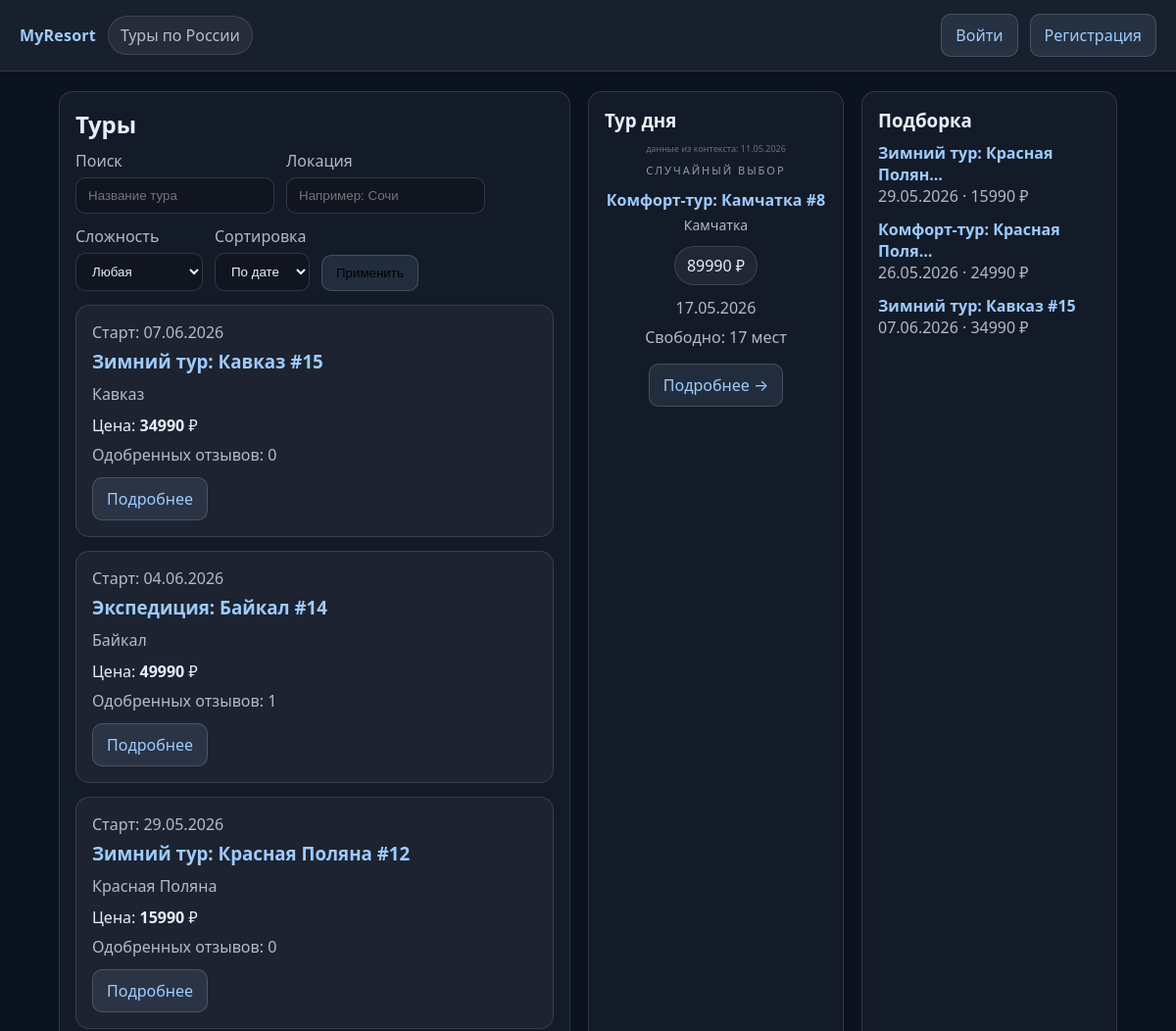
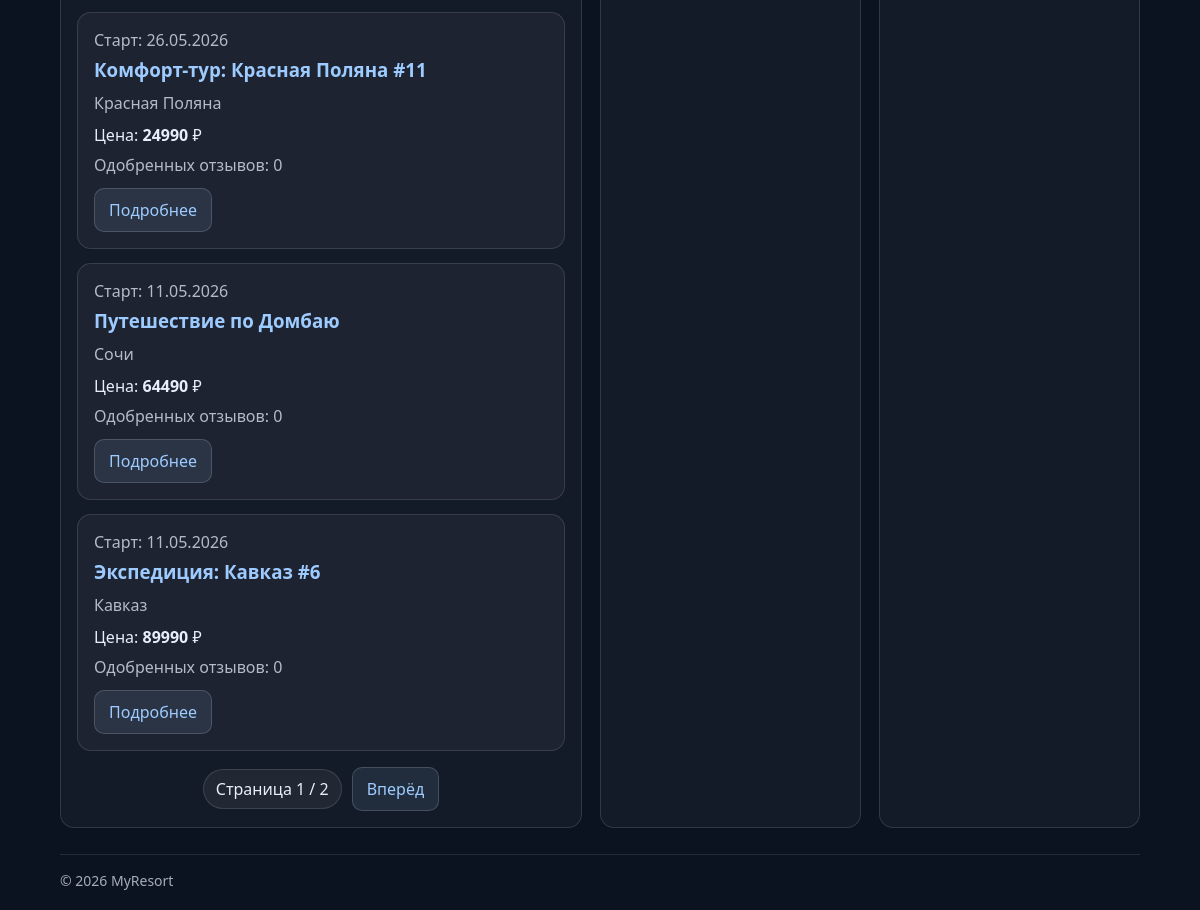
The page / on the database its author committed (2 pictures, top to bottom).
### resorts/models.py (models this page shows, shortened)
class Tour(models.Model):
    DIFFICULTY_CHOICES = [
        ("beginner", "Начинающий"),
        ("intermediate", "Средний"),
        ("advanced", "Продвинутый"),
        ("expert", "Эксперт"),
    ]
    title = models.CharField(max_length=200, verbose_name="Название тура")
    description = models.TextField(verbose_name="Описание", blank=True)
    location = models.CharField(
        max_length=150,
        blank=True,
        verbose_name="Локация/направление",
    )
    difficulty_level = models.CharField(
        max_length=20,
        choices=DIFFICULTY_CHOICES,
        default="intermediate",
        verbose_name="Уровень сложности",
    )
    start_date = models.DateField(verbose_name="Дата начала")
    end_date = models.DateField(verbose_name="Дата окончания")
    price = models.DecimalField(
        max_digits=10,
        decimal_places=2,
        verbose_name="Стоимость тура (руб.)",
    )
    capacity = models.PositiveIntegerField(
        default=20,
        verbose_name="Максимальное количество человек",
    )
    main_image = models.ImageField(
        upload_to="tours/",
        null=True,
        blank=True,
        verbose_name="Главное изображение",
    )
    created_at = models.DateTimeField(auto_now_add=True, verbose_name="Дата создания")
    updated_at = models.DateTimeField(auto_now=True, verbose_name="Дата обновления")
    created_by = models.ForeignKey(
        User,
        on_delete=models.SET_NULL,
        null=True,
        blank=True,
        related_name="created_tours",
        verbose_name="Кто создал",
    )
    objects = TourManager()
    class Meta:
        verbose_name = "Тур"
        verbose_name_plural = "Туры"
        ordering = ["-start_date", "-id"]
    def get_absolute_url(self):
        return reverse("resorts:tour_detail", kwargs={"pk": self.pk})
    @property
    def booked_people(self) -> int:
        return (
            self.bookings.exclude(status="cancelled")
            .aggregate(total=models.Sum("people_count"))
            .get("total")
            or 0
        )
    @property
    def free_places(self) -> int:
        return max(0, int(self.capacity) - int(self.booked_people))

### resorts/views.py (the view)
# urls.py: path("", views.tour_list, name="tour_list"),
def tour_list(request):
    qs = (
        Tour.objects.upcoming()
        .filter(title__icontains=request.GET.get("q", "").strip())
        .filter(location__icontains=request.GET.get("location", "").strip())
    )
    difficulty = request.GET.get("difficulty", "").strip()
    if difficulty:
        qs = qs.filter(difficulty_level=difficulty)
    qs = qs.exclude(reviews__moderation_status="rejected")
    sort = request.GET.get("sort", "date")
    if sort == "price":
        qs = qs.order_by("price", "-start_date")
    else:
        qs = qs.order_by("-start_date", "-id")
    qs = qs.annotate(
        approved_reviews=Count(
            "reviews",
            filter=Q(reviews__moderation_status="approved"),
            distinct=True,
        )
    )
    paginator = Paginator(qs, 6)
    page = request.GET.get("page", 1)
    try:
        tours_page = paginator.page(page)
    except PageNotAnInteger:
        tours_page = paginator.page(1)
    except EmptyPage:
        tours_page = paginator.page(paginator.num_pages)
    return render(
        request,
        "resorts/tour_list.html",
        {
            "tours_page": tours_page,
            "difficulty_choices": Tour.DIFFICULTY_CHOICES,
            "now": timezone.now(),
            "today": timezone.localdate(),
        },
    )

### resorts/models.py (called while the page is built)
    def upcoming(self):
        return self.filter(end_date__gte=timezone.localdate())

    def get_queryset(self):
        return TourQuerySet(self.model, using=self._db)

    def upcoming(self):
        return self.get_queryset().upcoming()

### resorts/templatetags/resort_tags.py (called while the page is built)
@register.simple_tag
def current_year():
    return timezone.localdate().year

@register.inclusion_tag("resorts/_tour_of_day.html", takes_context=True)
def tour_of_day(context):
    today = context.get("today", timezone.localdate())
    upcoming_tours = list(Tour.objects.upcoming())
    if upcoming_tours:
        random_tour = random.choice(upcoming_tours)
    else:
        random_tour = None
    return {
        "tour_of_day": random_tour,
        "today": today,
        "from_context": "today" in context
    }

@register.simple_tag
def featured_tours(limit=3):
    return Tour.objects.upcoming().order_by("price", "-start_date")[: int(limit)]

### resorts/templates/resorts/tour_list.html (shortened to what this page needs)
{% extends "resorts/base.html" %}
{% load resort_tags %}
{% block content %}
  <div class="grid" style="display: grid; grid-template-columns: 2fr 1fr 1fr; gap: 18px;">
    <div class="card">
      <h2 style="margin:0 0 10px 0;">Туры</h2>
      <form method="get" class="row" style="margin: 10px 0 14px 0;">
        <div>
          <label class="muted">Поиск</label><br>
          <input name="q" value="{{ request.GET.q }}" placeholder="Название тура">
        </div>
        <div>
          <label class="muted">Локация</label><br>
          <input name="location" value="{{ request.GET.location }}" placeholder="Например: Сочи">
        </div>
        <div>
          <label class="muted">Сложность</label><br>
          <select name="difficulty">
            <option value="">Любая</option>
          </select>
        </div>
        <div>
          <label class="muted">Сортировка</label><br>
          <select name="sort">
            <option value="date" {% if request.GET.sort != "price" %}selected{% endif %}>По дате</option>
          </select>
        </div>
        <div style="align-self:end;">
          <button class="btn" type="submit">Применить</button>
        </div>
      </form>
      {% if tours_page.object_list %}
        <div class="row" style="gap: 14px;">
          {% for tour in tours_page.object_list %}
            <div class="card" style="flex:1 1 320px;">
              <div class="muted">Старт: {{ tour.start_date|date:"d.m.Y" }}</div>
              <h3 style="margin: 6px 0 10px 0;">
                <a href="{{ tour.get_absolute_url }}">{{ tour.title }}</a>
              </h3>
              <div class="muted">{{ tour.location|default:"—" }}</div>
              <div style="margin-top:10px;">
                Цена: <strong>{{ tour.price|floatformat:0 }}</strong> ₽
              </div>
              <div class="muted" style="margin-top:8px;">
                Одобренных отзывов: {{ tour.approved_reviews }}
              </div>
              <div style="margin-top: 12px;">
                <a class="btn" href="{{ tour.get_absolute_url }}">Подробнее</a>
              </div>
            </div>
          {% endfor %}
        </div>
        <div class="pager">
          <span class="pill">Страница {{ tours_page.number }} / {{ tours_page.paginator.num_pages }}</span>
          {% if tours_page.has_next %}
            <a class="btn" href="?page={{ tours_page.next_page_number }}">Вперёд</a>
          {% endif %}
        </div>
      {% else %}
        <div class="muted">Ничего не найдено.</div>
      {% endif %}
    </div>
    <div class="card">
      <h3 style="margin:0 0 10px 0;"> Тур дня</h3>
      {% tour_of_day %}
    </div>
    <div class="card">
      <h3 style="margin:0 0 10px 0;"> Подборка</h3>
      {% featured_tours 3 as ftours %}
      {% for t in ftours %}
        <div style="margin-bottom: 12px;">
          <a href="{{ t.get_absolute_url }}"><strong>{{ t.title|truncatechars:26 }}</strong></a><br>
          <span class="muted">{{ t.start_date|date:"d.m.Y" }} · {{ t.price|floatformat:0 }} ₽</span>
        </div>
      {% empty %}
        <div class="muted">Пока нет туров.</div>
      {% endfor %}
    </div>
  </div>
{% endblock %}

### resorts/templates/resorts/_tour_of_day.html (shortened to what this page needs)
{% if tour_of_day %}
    <div style="text-align: center;">
        {% if from_context %}
            <div style="font-size: 9px; opacity: 0.4; margin-bottom: 5px;">
                данные из контекста: {{ today|date:"d.m.Y" }}
            </div>
        {% endif %}
        <div style="font-size: 11px; text-transform: uppercase; letter-spacing: 2px; opacity: 0.6; margin-bottom: 12px;">
            Случайный выбор
        </div>
        <h4 style="margin: 10px 0 5px;">
            <a href="{% url 'resorts:tour_detail' tour_of_day.pk %}">{{ tour_of_day.title }}</a>
        </h4>
        <div class="muted" style="font-size: 14px;">
            {{ tour_of_day.location|default:"—" }}
        </div>
        <div style="margin: 12px 0;">
            <span class="pill">{{ tour_of_day.price|floatformat:0 }} ₽</span>
        </div>
        <div style="margin-bottom: 8px;">
            <span class="muted">{{ tour_of_day.start_date|date:"d.m.Y" }}</span>
        </div>
        <div>
            <span class="muted"> Свободно: {{ tour_of_day.free_places }} мест</span>
        </div>
        <div style="margin-top: 16px;">
            <a class="btn" href="{% url 'resorts:tour_detail' tour_of_day.pk %}">Подробнее →</a>
        </div>
    </div>
{% else %}
    <div style="text-align: center; padding: 20px;">
        <div style="font-size: 32px; opacity: 0.5;">🎿</div>
        <div class="muted" style="margin-top: 10px;">Пока нет предстоящих туров</div>
    </div>
{% endif %}

### resorts/templates/resorts/base.html (style rules this page uses)
body { font-family: system-ui, -apple-system, Segoe UI, Roboto, Arial, sans-serif; margin: 0; background: #0b1220; color: #e8eefc; }
a { color: #9ecbff; text-decoration: none; }
.pill { display: inline-flex; gap: 10px; align-items: center; padding: 8px 12px; border: 1px solid rgba(255,255,255,0.12); border-radius: 999px; background: rgba(255,255,255,0.06); }
.grid { display: grid; grid-template-columns: 2fr 1fr; gap: 18px; }
.card { padding: 16px; border: 1px solid rgba(255,255,255,0.12); border-radius: 14px; background: rgba(255,255,255,0.04); }
.muted { color: rgba(232,238,252,0.75); }
.btn { display: inline-block; padding: 10px 14px; border-radius: 10px; border: 1px solid rgba(255,255,255,0.16); background: rgba(158,203,255,0.10); }
.row { display: flex; gap: 12px; flex-wrap: wrap; }
input, select { padding: 10px 12px; border-radius: 10px; border: 1px solid rgba(255,255,255,0.14); background: rgba(0,0,0,0.20); color: #e8eefc; }
label { display: inline-block; margin-bottom: 6px; }
.pager { display: flex; gap: 10px; align-items: center; justify-content: center; margin-top: 16px; }

### rows shown on the page
Tour: start_date "07.06.2026", title "Зимний тур: Кавказ #15", location "Кавказ", price "34990", approved_reviews "0"
Tour: start_date "04.06.2026", title "Экспедиция: Байкал #14", location "Байкал", price "49990", approved_reviews "1"
Tour: start_date "29.05.2026", title "Зимний тур: Красная Поляна #12", location "Красная Поляна", price "15990", approved_reviews "0", title "Зимний тур: Красная Полян…"
Tour: start_date "26.05.2026", title "Комфорт-тур: Красная Поляна #11", location "Красная Поляна", price "24990", approved_reviews "0", title "Комфорт-тур: Красная Поля…"
Tour: start_date "11.05.2026", title "Путешествие по Домбаю", location "Сочи", price "64490", approved_reviews "0"
Tour: start_date "11.05.2026", title "Экспедиция: Кавказ #6", location "Кавказ", price "89990", approved_reviews "0"
Tour: title "Комфорт-тур: Камчатка #8", location "Камчатка", price "89990", start_date "17.05.2026", free_places "17"

### other values the page prints
{{ tours_page.number }} "1"
{{ tours_page.paginator.num_pages }} "2"
{{ today|date:"d.m.Y" }} "11.05.2026"
